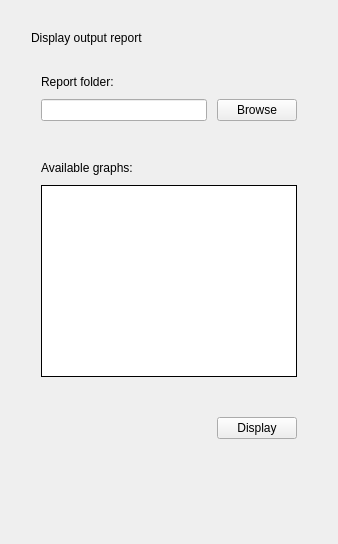
      <widget class="QWidget" name="reporter_tab">
       <attribute name="title">
        <string>Reporter</string>
       </attribute>
       <layout class="QGridLayout" name="gridLayoutReporter">
        <item row="0" column="0" colspan="2">
         <layout class="QVBoxLayout" name="verticalLayoutReporter">
          <property name="spacing">
           <number>20</number>
          </property>
          <property name="leftMargin">
           <number>20</number>
          </property>
          <property name="topMargin">
           <number>20</number>
          </property>
          <property name="rightMargin">
           <number>20</number>
          </property>
          <property name="bottomMargin">
           <number>20</number>
          </property>
          <item>
           <widget class="QLabel" name="labelReporter1">
            <property name="text">
             <string>Display output report</string>
            </property>
           </widget>
          </item>
          <item>
           <layout class="QGridLayout" name="gridLayoutReporterInput">
            <property name="leftMargin">
             <number>10</number>
            </property>
            <property name="topMargin">
             <number>10</number>
            </property>
            <property name="rightMargin">
             <number>10</number>
            </property>
            <property name="bottomMargin">
             <number>10</number>
            </property>
            <property name="spacing">
             <number>10</number>
            </property>
            <item row="1" column="0">
             <widget class="QLineEdit" name="ReporterDataPath">
              <property name="sizePolicy">
               <sizepolicy hsizetype="Preferred" vsizetype="Fixed">
                <horstretch>0</horstretch>
                <verstretch>0</verstretch>
               </sizepolicy>
              </property>
              <property name="clearButtonEnabled">
               <bool>true</bool>
              </property>
             </widget>
            </item>
            <item row="0" column="0">
             <widget class="QLabel" name="labelReporterInput1">
              <property name="sizePolicy">
               <sizepolicy hsizetype="Preferred" vsizetype="Fixed">
                <horstretch>0</horstretch>
                <verstretch>0</verstretch>
               </sizepolicy>
              </property>
              <property name="frameShape">
               <enum>QFrame::NoFrame</enum>
              </property>
              <property name="text">
               <string>Report folder:</string>
              </property>
              <property name="textFormat">
               <enum>Qt::AutoText</enum>
              </property>
             </widget>
            </item>
            <item row="1" column="1">
             <widget class="QPushButton" name="ReporterOutputBrowse">
              <property name="sizePolicy">
               <sizepolicy hsizetype="Fixed" vsizetype="Fixed">
                <horstretch>0</horstretch>
                <verstretch>0</verstretch>
               </sizepolicy>
              </property>
              <property name="text">
               <string>Browse</string>
              </property>
              <property name="autoDefault">
               <bool>false</bool>
              </property>
              <property name="default">
               <bool>false</bool>
              </property>
              <property name="flat">
               <bool>false</bool>
              </property>
             </widget>
            </item>
           </layout>
          </item>
          <item>
           <layout class="QGridLayout" name="gridLayoutReporetrInputDisplay">
            <property name="leftMargin">
             <number>10</number>
            </property>
            <property name="topMargin">
             <number>10</number>
            </property>
            <property name="rightMargin">
             <number>10</number>
            </property>
            <property name="bottomMargin">
             <number>10</number>
            </property>
            <property name="spacing">
             <number>10</number>
            </property>
            <item row="1" column="1">
             <widget class="QListView" name="ReporterAvailableGraphsList">
              <property name="font">
               <font>
                <pointsize>13</pointsize>
               </font>
              </property>
              <property name="frameShape">
               <enum>QFrame::Box</enum>
              </property>
              <property name="frameShadow">
               <enum>QFrame::Plain</enum>
              </property>
              <property name="editTriggers">
               <set>QAbstractItemView::NoEditTriggers</set>
              </property>
              <property name="selectionMode">
               <enum>QAbstractItemView::MultiSelection</enum>
              </property>
             </widget>
            </item>
            <item row="0" column="1">
             <widget class="QLabel" name="labelReporterInputDisplay1">
              <property name="sizePolicy">
               <sizepolicy hsizetype="Fixed" vsizetype="Fixed">
                <horstretch>0</horstretch>
                <verstretch>0</verstretch>
               </sizepolicy>
              </property>
              <property name="frameShape">
               <enum>QFrame::NoFrame</enum>
              </property>
              <property name="text">
               <string>Available graphs:</string>
              </property>
              <property name="textFormat">
               <enum>Qt::AutoText</enum>
              </property>
             </widget>
            </item>
           </layout>
          </item>
          <item>
           <layout class="QGridLayout" name="gridLayoutReporterDisplay">
            <property name="leftMargin">
             <number>10</number>
            </property>
            <property name="topMargin">
             <number>10</number>
            </property>
            <property name="rightMargin">
             <number>10</number>
            </property>
            <property name="bottomMargin">
             <number>10</number>
            </property>
            <property name="spacing">
             <number>10</number>
            </property>
            <item row="0" column="0">
             <widget class="QLabel" name="ReporterError">
              <property name="sizePolicy">
               <sizepolicy hsizetype="Preferred" vsizetype="Fixed">
                <horstretch>0</horstretch>
                <verstretch>0</verstretch>
               </sizepolicy>
              </property>
              <property name="palette">
               <palette>
                <active>
                 <colorrole role="WindowText">
                  <brush brushstyle="SolidPattern">
                   <color alpha="255">
                    <red>255</red>
                    <green>0</green>
                    <blue>0</blue>
                   </color>
                  </brush>
                 </colorrole>
                 <colorrole role="Text">
                  <brush brushstyle="SolidPattern">
                   <color alpha="255">
                    <red>255</red>
                    <green>0</green>
                    <blue>0</blue>
                   </color>
                  </brush>
                 </colorrole>
                 <colorrole role="ButtonText">
                  <brush brushstyle="SolidPattern">
                   <color alpha="255">
                    <red>255</red>
                    <green>0</green>
                    <blue>0</blue>
                   </color>
                  </brush>
                 </colorrole>
                 <colorrole role="HighlightedText">
                  <brush brushstyle="SolidPattern">
                   <color alpha="255">
                    <red>255</red>
                    <green>0</green>
                    <blue>0</blue>
                   </color>
                  </brush>
                 </colorrole>
                </active>
                <inactive>
                 <colorrole role="WindowText">
                  <brush brushstyle="SolidPattern">
                   <color alpha="255">
                    <red>0</red>
                    <green>0</green>
                    <blue>0</blue>
                   </color>
                  </brush>
                 </colorrole>
                 <colorrole role="Text">
                  <brush brushstyle="SolidPattern">
                   <color alpha="255">
                    <red>0</red>
                    <green>0</green>
                    <blue>0</blue>
                   </color>
                  </brush>
                 </colorrole>
                 <colorrole role="ButtonText">
                  <brush brushstyle="SolidPattern">
                   <color alpha="255">
                    <red>0</red>
                    <green>0</green>
                    <blue>0</blue>
                   </color>
                  </brush>
                 </colorrole>
                 <colorrole role="HighlightedText">
                  <brush brushstyle="SolidPattern">
                   <color alpha="255">
                    <red>255</red>
                    <green>255</green>
                    <blue>255</blue>
                   </color>
                  </brush>
                 </colorrole>
                </inactive>
                <disabled>
                 <colorrole role="WindowText">
                  <brush brushstyle="SolidPattern">
                   <color alpha="255">
                    <red>0</red>
                    <green>0</green>
                    <blue>0</blue>
                   </color>
                  </brush>
                 </colorrole>
                 <colorrole role="Text">
                  <brush brushstyle="SolidPattern">
                   <color alpha="255">
                    <red>0</red>
                    <green>0</green>
                    <blue>0</blue>
                   </color>
                  </brush>
                 </colorrole>
                 <colorrole role="ButtonText">
                  <brush brushstyle="SolidPattern">
                   <color alpha="255">
                    <red>0</red>
                    <green>0</green>
                    <blue>0</blue>
                   </color>
                  </brush>
                 </colorrole>
                 <colorrole role="HighlightedText">
                  <brush brushstyle="SolidPattern">
                   <color alpha="255">
                    <red>255</red>
                    <green>255</green>
                    <blue>255</blue>
                   </color>
                  </brush>
                 </colorrole>
                </disabled>
               </palette>
              </property>
              <property name="frameShape">
               <enum>QFrame::NoFrame</enum>
              </property>
              <property name="text">
               <string/>
              </property>
              <property name="textFormat">
               <enum>Qt::AutoText</enum>
              </property>
             </widget>
            </item>
            <item row="0" column="1">
             <widget class="QPushButton" name="ReporterDisplay">
              <property name="sizePolicy">
               <sizepolicy hsizetype="Fixed" vsizetype="Fixed">
                <horstretch>0</horstretch>
                <verstretch>0</verstretch>
               </sizepolicy>
              </property>
              <property name="text">
               <string>Display</string>
              </property>
              <property name="flat">
               <bool>false</bool>
              </property>
             </widget>
            </item>
            <item row="1" column="0">
             <widget class="QLabel" name="ReporterSuccess">
              <property name="sizePolicy">
               <sizepolicy hsizetype="Preferred" vsizetype="Fixed">
                <horstretch>0</horstretch>
                <verstretch>0</verstretch>
               </sizepolicy>
              </property>
              <property name="palette">
               <palette>
                <active>
                 <colorrole role="WindowText">
                  <brush brushstyle="SolidPattern">
                   <color alpha="255">
                    <red>0</red>
                    <green>255</green>
                    <blue>0</blue>
                   </color>
                  </brush>
                 </colorrole>
                 <colorrole role="Text">
                  <brush brushstyle="SolidPattern">
                   <color alpha="255">
                    <red>0</red>
                    <green>255</green>
                    <blue>0</blue>
                   </color>
                  </brush>
                 </colorrole>
                 <colorrole role="ButtonText">
                  <brush brushstyle="SolidPattern">
                   <color alpha="255">
                    <red>0</red>
                    <green>255</green>
                    <blue>0</blue>
                   </color>
                  </brush>
                 </colorrole>
                 <colorrole role="HighlightedText">
                  <brush brushstyle="SolidPattern">
                   <color alpha="255">
                    <red>0</red>
                    <green>255</green>
                    <blue>0</blue>
                   </color>
                  </brush>
                 </colorrole>
                </active>
                <inactive>
                 <colorrole role="WindowText">
                  <brush brushstyle="SolidPattern">
                   <color alpha="255">
                    <red>0</red>
                    <green>0</green>
                    <blue>0</blue>
                   </color>
                  </brush>
                 </colorrole>
                 <colorrole role="Text">
                  <brush brushstyle="SolidPattern">
                   <color alpha="255">
                    <red>0</red>
                    <green>0</green>
                    <blue>0</blue>
                   </color>
                  </brush>
                 </colorrole>
                 <colorrole role="ButtonText">
                  <brush brushstyle="SolidPattern">
                   <color alpha="255">
                    <red>0</red>
                    <green>0</green>
                    <blue>0</blue>
                   </color>
                  </brush>
                 </colorrole>
                 <colorrole role="HighlightedText">
                  <brush brushstyle="SolidPattern">
                   <color alpha="255">
                    <red>255</red>
                    <green>255</green>
                    <blue>255</blue>
                   </color>
                  </brush>
                 </colorrole>
                </inactive>
                <disabled>
                 <colorrole role="WindowText">
                  <brush brushstyle="SolidPattern">
                   <color alpha="255">
                    <red>0</red>
                    <green>0</green>
                    <blue>0</blue>
                   </color>
                  </brush>
                 </colorrole>
                 <colorrole role="Text">
                  <brush brushstyle="SolidPattern">
                   <color alpha="255">
                    <red>0</red>
                    <green>0</green>
                    <blue>0</blue>
                   </color>
                  </brush>
                 </colorrole>
                 <colorrole role="ButtonText">
                  <brush brushstyle="SolidPattern">
                   <color alpha="255">
                    <red>0</red>
                    <green>0</green>
                    <blue>0</blue>
                   </color>
                  </brush>
                 </colorrole>
                 <colorrole role="HighlightedText">
                  <brush brushstyle="SolidPattern">
                   <color alpha="255">
                    <red>255</red>
                    <green>255</green>
                    <blue>255</blue>
                   </color>
                  </brush>
                 </colorrole>
                </disabled>
               </palette>
              </property>
              <property name="frameShape">
               <enum>QFrame::NoFrame</enum>
              </property>
              <property name="text">
               <string/>
              </property>
              <property name="textFormat">
               <enum>Qt::AutoText</enum>
              </property>
             </widget>
            </item>
           </layout>
          </item>
         </layout>
        </item>
        <item row="7" column="0">
         <spacer name="verticalSpacerReporter">
          <property name="orientation">
           <enum>Qt::Vertical</enum>
          </property>
          <property name="sizeHint" stdset="0">
           <size>
            <width>20</width>
            <height>40</height>
           </size>
          </property>
         </spacer>
        </item>
       </layout>
      </widget>
